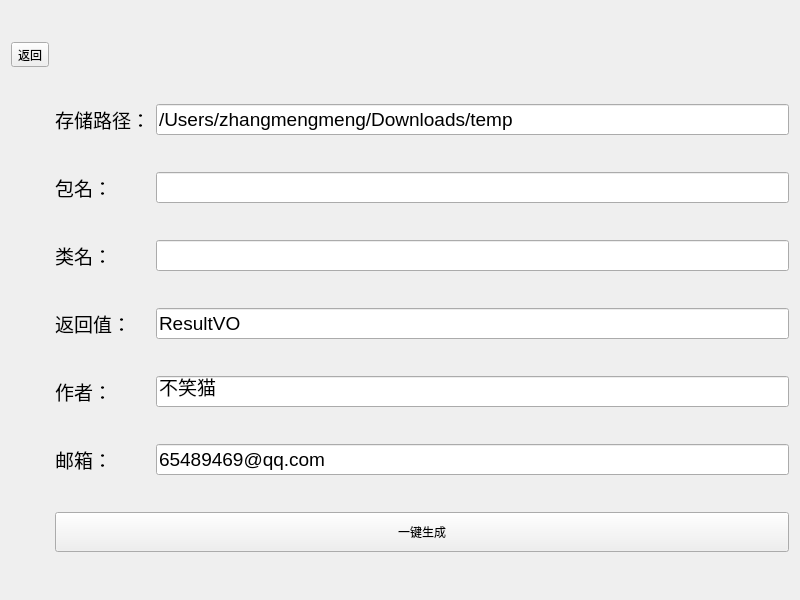
<?xml version="1.0" encoding="UTF-8"?>
<ui version="4.0">
 <class>JavaMVCTemplate</class>
 <widget class="QWidget" name="JavaMVCTemplate">
  <property name="geometry">
   <rect>
    <x>0</x>
    <y>0</y>
    <width>800</width>
    <height>600</height>
   </rect>
  </property>
  <property name="minimumSize">
   <size>
    <width>800</width>
    <height>600</height>
   </size>
  </property>
  <property name="windowTitle">
   <string>一键生成Java MVC 模板</string>
  </property>
  <layout class="QGridLayout" name="gridLayout">
   <item row="0" column="0">
    <widget class="QToolButton" name="back">
     <property name="text">
      <string>返回</string>
     </property>
    </widget>
   </item>
   <item row="1" column="1">
    <widget class="QLabel" name="label">
     <property name="minimumSize">
      <size>
       <width>80</width>
       <height>30</height>
      </size>
     </property>
     <property name="font">
      <font>
       <pointsize>14</pointsize>
      </font>
     </property>
     <property name="text">
      <string>存储路径：</string>
     </property>
    </widget>
   </item>
   <item row="1" column="2">
    <widget class="QLineEdit" name="editPath">
     <property name="minimumSize">
      <size>
       <width>0</width>
       <height>30</height>
      </size>
     </property>
     <property name="font">
      <font>
       <pointsize>14</pointsize>
      </font>
     </property>
     <property name="text">
      <string>/Users/zhangmengmeng/Downloads/temp</string>
     </property>
    </widget>
   </item>
   <item row="2" column="1">
    <widget class="QLabel" name="label_2">
     <property name="minimumSize">
      <size>
       <width>80</width>
       <height>30</height>
      </size>
     </property>
     <property name="font">
      <font>
       <pointsize>14</pointsize>
      </font>
     </property>
     <property name="text">
      <string>包名：</string>
     </property>
    </widget>
   </item>
   <item row="2" column="2">
    <widget class="QLineEdit" name="editPackage">
     <property name="minimumSize">
      <size>
       <width>0</width>
       <height>30</height>
      </size>
     </property>
     <property name="font">
      <font>
       <pointsize>14</pointsize>
      </font>
     </property>
    </widget>
   </item>
   <item row="3" column="1">
    <widget class="QLabel" name="label_3">
     <property name="minimumSize">
      <size>
       <width>80</width>
       <height>30</height>
      </size>
     </property>
     <property name="font">
      <font>
       <pointsize>14</pointsize>
      </font>
     </property>
     <property name="text">
      <string>类名：</string>
     </property>
    </widget>
   </item>
   <item row="3" column="2">
    <widget class="QLineEdit" name="editClassList">
     <property name="minimumSize">
      <size>
       <width>0</width>
       <height>30</height>
      </size>
     </property>
     <property name="font">
      <font>
       <pointsize>14</pointsize>
      </font>
     </property>
    </widget>
   </item>
   <item row="4" column="1">
    <widget class="QLabel" name="label_4">
     <property name="minimumSize">
      <size>
       <width>80</width>
       <height>30</height>
      </size>
     </property>
     <property name="font">
      <font>
       <pointsize>14</pointsize>
      </font>
     </property>
     <property name="text">
      <string>返回值：</string>
     </property>
    </widget>
   </item>
   <item row="4" column="2">
    <widget class="QLineEdit" name="editReturn">
     <property name="minimumSize">
      <size>
       <width>0</width>
       <height>30</height>
      </size>
     </property>
     <property name="font">
      <font>
       <pointsize>14</pointsize>
      </font>
     </property>
     <property name="text">
      <string>ResultVO</string>
     </property>
    </widget>
   </item>
   <item row="5" column="1">
    <widget class="QLabel" name="label_5">
     <property name="minimumSize">
      <size>
       <width>80</width>
       <height>30</height>
      </size>
     </property>
     <property name="font">
      <font>
       <pointsize>14</pointsize>
      </font>
     </property>
     <property name="text">
      <string>作者：</string>
     </property>
    </widget>
   </item>
   <item row="5" column="2">
    <widget class="QLineEdit" name="editAuthor">
     <property name="minimumSize">
      <size>
       <width>0</width>
       <height>30</height>
      </size>
     </property>
     <property name="font">
      <font>
       <pointsize>14</pointsize>
      </font>
     </property>
     <property name="text">
      <string>不笑猫</string>
     </property>
    </widget>
   </item>
   <item row="6" column="1">
    <widget class="QLabel" name="label_6">
     <property name="minimumSize">
      <size>
       <width>80</width>
       <height>30</height>
      </size>
     </property>
     <property name="font">
      <font>
       <pointsize>14</pointsize>
      </font>
     </property>
     <property name="text">
      <string>邮箱：</string>
     </property>
    </widget>
   </item>
   <item row="6" column="2">
    <widget class="QLineEdit" name="editEmail">
     <property name="minimumSize">
      <size>
       <width>0</width>
       <height>30</height>
      </size>
     </property>
     <property name="font">
      <font>
       <pointsize>14</pointsize>
      </font>
     </property>
     <property name="text">
      <string>65489469@qq.com</string>
     </property>
    </widget>
   </item>
   <item row="7" column="1" colspan="2">
    <widget class="QPushButton" name="buildTemplate">
     <property name="minimumSize">
      <size>
       <width>0</width>
       <height>40</height>
      </size>
     </property>
     <property name="text">
      <string>一键生成</string>
     </property>
    </widget>
   </item>
  </layout>
 </widget>
 <resources/>
 <connections/>
</ui>
